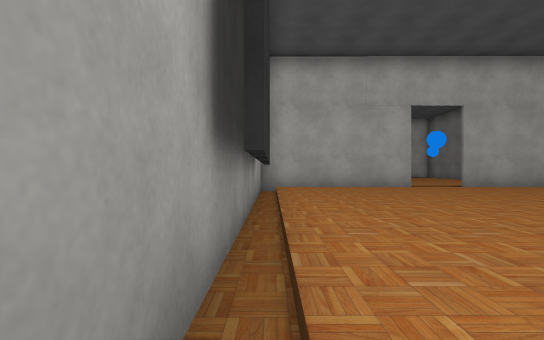
View 1 (above)

18 first-person views from a walk through a scene from a Unity 3-D project. The camera is 1.2 m above the floor, looks level and sees 85° across. The floor is counted in squares, 2 m on a side. Each view is taken from the middle of a square. On the plan, view 1 faces up. The plan holds only what a view shows up to about 9 squares ahead; the rest is blank. The player character is not drawn. Some surface patterns are stand-ins.

View 2
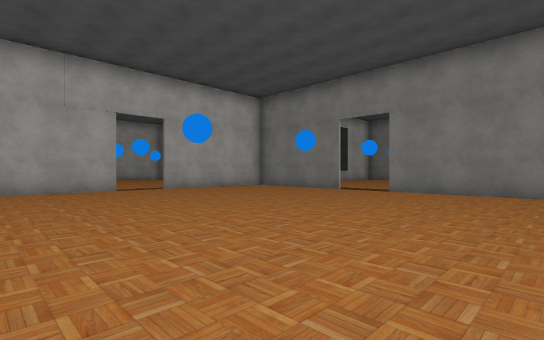

View 3
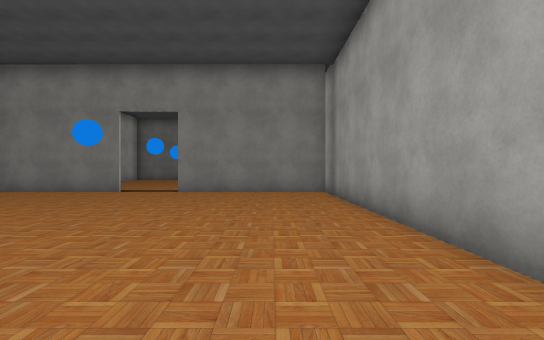

View 4
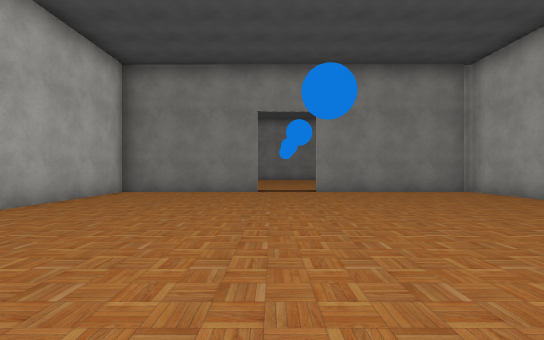

View 5
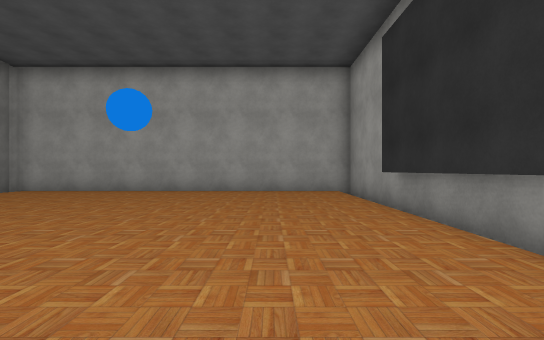

View 6
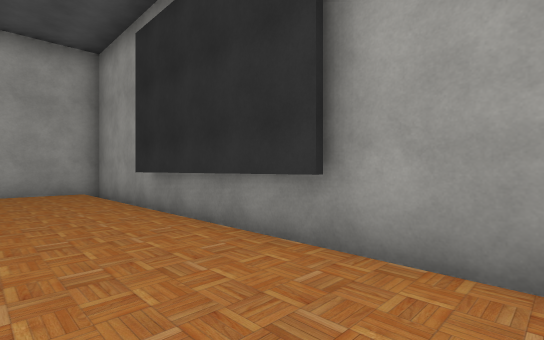

View 7
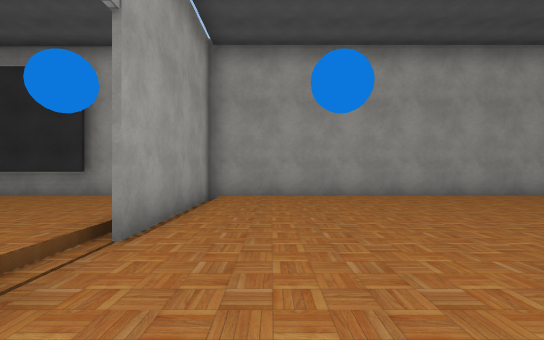

View 8
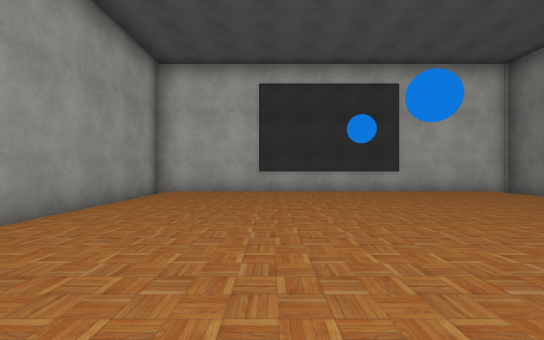

View 9
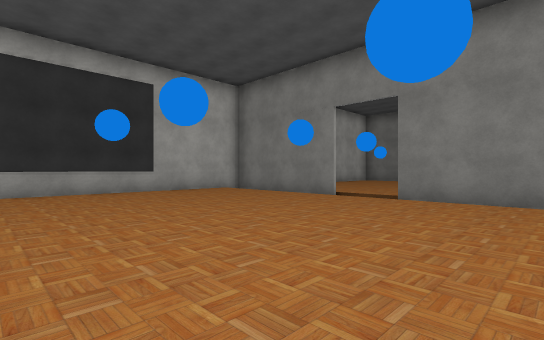

View 10
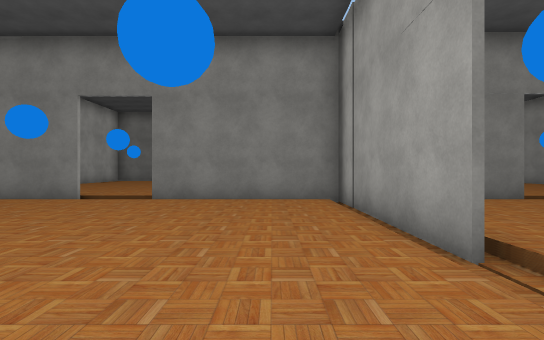

View 11
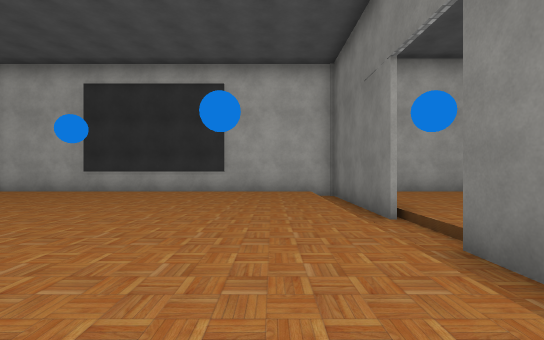

View 12
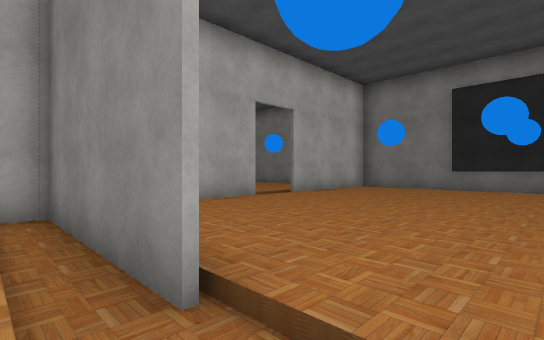

View 13
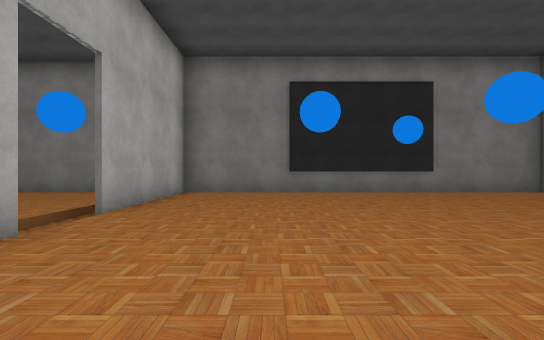

View 14
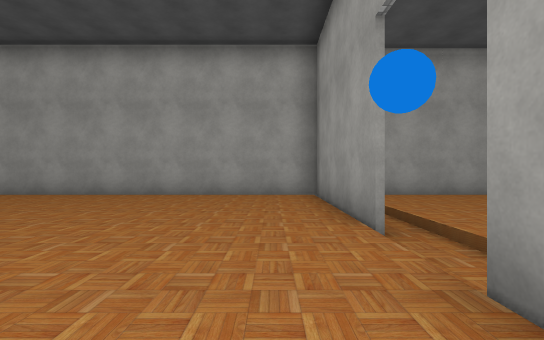

View 15
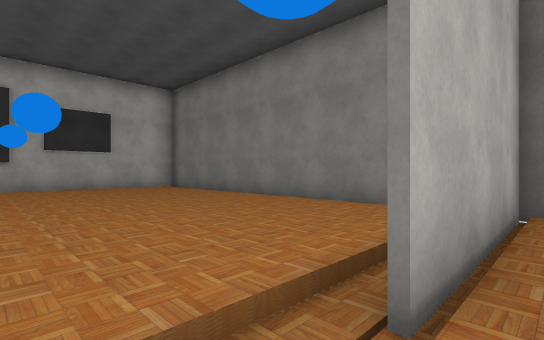

View 16
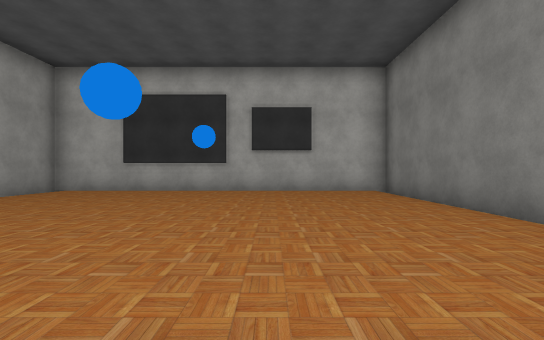

View 17
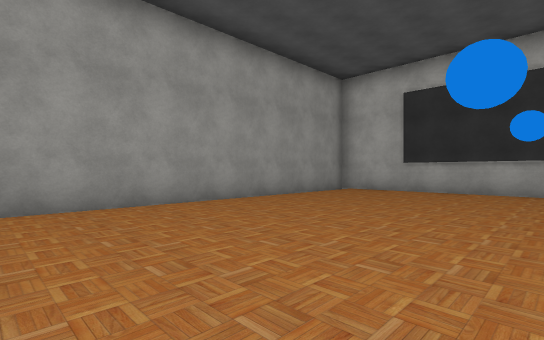

View 18
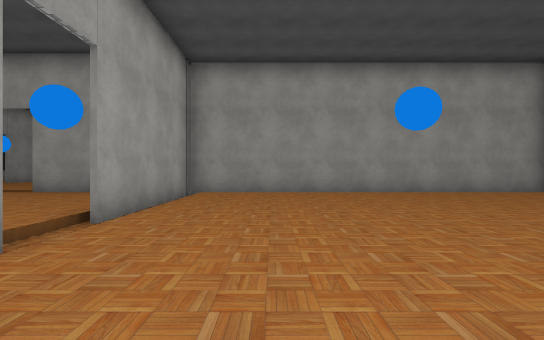

### Floor plan
Key: @ floor where view 1 was taken; # wall or solid block; . floor; / step, stairs or slope.
Columns run from 1 left of view 1 to 20 right of it. Each row starts with its distance up from view 1.
 29           ############
 28           #/......../#
 27           #/......../#
 26           #/......../#
 25           #/......../#
 24           #/......../#
 23           #/......../#
 22           #/......../#
 21           #/......../#
 20           #/......../#
 19 ###############//#####
 18 #/......../#......../#
 17 #/......../#......../#
 16 #/......../#......../#
 15 #/......../#......../#
 14 #/........//......../#
 13 #/........//......../#
 12 #/......../#......../#
 11 #/......../#......../#
 10 #/......../#......../#
  9 #//////////#/////// /#
  8 ######/###############
  7 #/......../#
  6 #/......../#
  5 ##......../#
  4  #........//
  3  #........//
  2 ##......../#
  1 #/......../#
  0 #@......../#
 -1 #/......../#
 -2 ############

Positions as (right, up) in squares from view 1, and headings:
1: (0, 0), facing up
2: (1, -1), facing up-right
3: (1, 0), facing right
4: (1, 4), facing right
5: (2, 7), facing down
6: (2, 7), facing down-left
7: (7, 10), facing left
8: (3, 10), facing up
9: (3, 10), facing up-right
10: (3, 10), facing right
11: (8, 10), facing up
12: (9, 13), facing up-right
13: (11, 16), facing right
14: (11, 16), facing down
15: (14, 18), facing up-right
16: (16, 20), facing up
17: (15, 20), facing up-left
18: (18, 21), facing left
